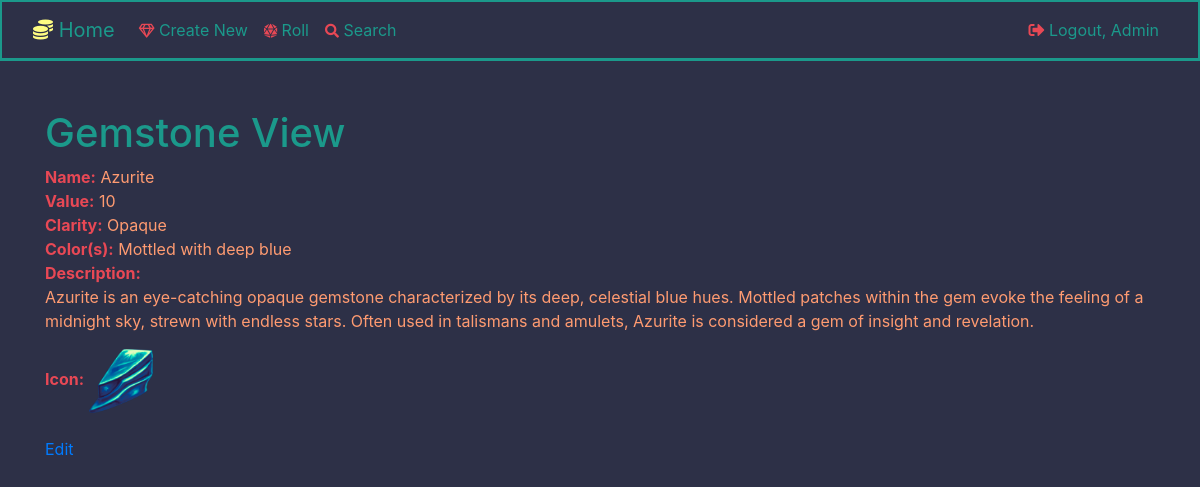
Screenshot of /treasure/gemstone/view/297/ (signed in) with the database file from the repository.
### treasure/models.py (models this page shows, shortened)
class Gemstone(models.Model):
    name             = models.CharField(max_length=128)
    value            = models.IntegerField(validators=[MinValueValidator(1), MaxValueValidator(1_000_000)])
    clarity          = models.ForeignKey(
        GemstoneClarity,
        related_name='gemstones',
        on_delete=models.SET_DEFAULT,
        default=1
    )
    color            = models.CharField(max_length=128, blank=True, verbose_name='Color(s)')
    description      = models.TextField(max_length=1024)
    icon             = models.ForeignKey(
        GemstoneIcon,
        related_name='gemstones',
        on_delete=models.SET_DEFAULT,
        default=1
    )
    objects = GemstoneManager()

class GemstoneClarity(models.Model):
    class Meta:
        verbose_name_plural = 'Gemstone clarities'
    name = models.CharField(max_length=128)
    def __str__(self):
        return self.name

class GemstoneIcon(models.Model):
    name             = models.CharField(max_length=128)
    image            = models.ImageField(
        upload_to='gemstone-icons',
        max_length=128,
        height_field='height',
        width_field='width'
    )
    width            = models.PositiveIntegerField()
    height           = models.PositiveIntegerField()
    file_hash        = models.CharField(max_length=32, unique=True)

### treasure/views.py (the view)
# urls.py: path("gemstone/view/<int:gemstone_id>/", views.gemstone_view, name="gemstone_view"),
def gemstone_view(request, gemstone_id):
    gemstone = get_object_or_404(models.Gemstone, pk=gemstone_id)
    return render(request, 'treasure/gemstone-view.html', {'gemstone': gemstone})

### treasure/templates/treasure/gemstone-view.html
{% extends 'base.html' %}
{% load humanize %}
{% block content %}
    <h1>Gemstone View</h1>
        <div>
            <strong>Name:</strong> {{ gemstone.name|capfirst }}
        </div>
        <div>
            <strong>Value:</strong> {{ gemstone.value|intcomma }}
        </div>
        <div>
            <strong>Clarity:</strong> {{ gemstone.clarity|capfirst }}
        </div>
        <div>
            <strong>Color(s):</strong> {{ gemstone.color|capfirst }}
        </div>
        <div>
            <strong>Description:</strong>
            <p>
                {{ gemstone.description }}
            </p>
        </div>
        <div>
            <strong>Icon:</strong>
            <img src="{{ gemstone.icon.image.url }}" width="64" height="64" alt="{{ gemstone.name }} icon">
        </div>
        <br>
        {% if user.is_authenticated %}
            <a href="{% url 'treasure:gemstone_edit' gemstone.id %}">Edit</a>
        {% endif %}
{% endblock %}

### templates/navbar.html (shortened to what this page needs)
<div>
    <nav class="navbar navbar-expand-md custom-navbar mb-5">
        <div class="container-fluid">
            <a class="navbar-brand custom-navbar-brand {% if request.resolver_match.url_name == 'gemstone_index' %}custom-active{% endif %}" href="{% url 'treasure:gemstone_index' %}">
                <i class="fas fa-coins icon-yellow"></i> Home
            </a>
            <div class="collapse navbar-collapse" id="myNavbar">
                <ul class="navbar-nav mr-auto">
                    <li class="nav-item {% if request.resolver_match.url_name == 'gemstone_create' %}custom-active{% endif %}">
                        <a class="nav-link custom-nav-link" href="{% url 'treasure:gemstone_create' %}">
                            <i class="far fa-gem fa-sm icon-red"></i> Create New
                        </a>
                    </li>
                    <li class="nav-item {% if request.resolver_match.url_name == 'gemstone_roll' %}custom-active{% endif %}">
                        <a class="nav-link custom-nav-link" href="{% url 'treasure:gemstone_roll' %}">
                            <i class="fas fa-dice-d20 fa-sm icon-red"></i> Roll
                        </a>
                    </li>
                    <li class="nav-item {% if request.resolver_match.url_name == 'gemstone_search' %}custom-active{% endif %}">
                        <a class="nav-link custom-nav-link" href="{% url 'treasure:gemstone_search' %}">
                            <i class="fas fa-search fa-sm icon-red"></i> Search
                        </a>
                    </li>
                </ul>
                <ul class="navbar-nav ml-auto">
                    {% if user.is_authenticated %}
                        <li class="nav-item">
                            <a class="nav-link custom-nav-link" href="{% url 'logout' %}">
                                <i class="fas fa-sign-out-alt icon-red"></i> Logout, {{ user.username|capfirst }}
                            </a>
                        </li>
                    {% else %}
                        <li class="nav-item">
                            <a class="nav-link custom-nav-link" href="{% url 'login' %}">
                                <i class="fas fa-sign-in-alt icon-red"></i> Login
                            </a>
                        </li>
                    {% endif %}
                </ul>
            </div>
        </div>
    </nav>
</div>

### static/css/landing.css (style rules this page uses)
body { background-color: #2d3047; color: #ff9b71; }
h1, h2 { color: #1b998b; }
strong { color: #e84855; }
.custom-navbar { background-color: #2d3047; border: 2px solid #1b998b; border-bottom: 3px solid #1b998b; }
.custom-navbar-brand, .custom-nav-link { color: #1b998b; }
.icon-yellow { color: #fffd82; }
.icon-red { color: #e84855; }

### rows the page displays
Gemstone: name "Azurite", value "10", clarity "Opaque", color "Mottled with deep blue", description "Azurite is an eye-catching opaque gemstone characterized by its deep, celestial blue hues. Mottled patches within the gem evoke the feeling of a midnight sky, strewn with endless stars. Often used in talismans and amulets, Azurite is considered a gem of insight and revelation.", icon.image (picture)

### other values shown
{{ user.username|capfirst }} "Admin"
